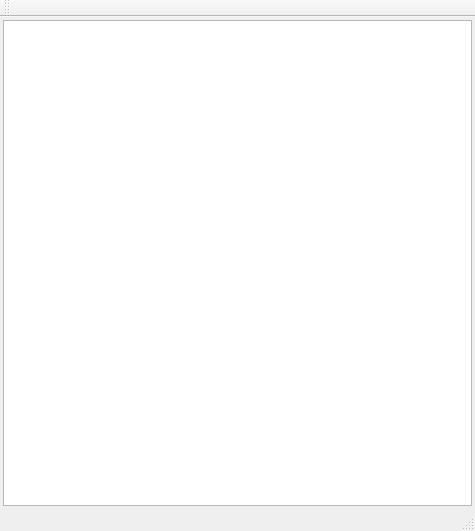
<?xml version="1.0" encoding="UTF-8"?>
<ui version="4.0">
 <class>SpinnerWindow</class>
 <widget class="QMainWindow" name="SpinnerWindow">
  <property name="geometry">
   <rect>
    <x>0</x>
    <y>0</y>
    <width>475</width>
    <height>531</height>
   </rect>
  </property>
  <property name="windowTitle">
   <string>SpinnerWindow</string>
  </property>
  <widget class="QWidget" name="centralWidget">
   <layout class="QVBoxLayout" name="verticalLayout">
    <property name="spacing">
     <number>3</number>
    </property>
    <property name="leftMargin">
     <number>3</number>
    </property>
    <property name="topMargin">
     <number>3</number>
    </property>
    <property name="rightMargin">
     <number>3</number>
    </property>
    <property name="bottomMargin">
     <number>3</number>
    </property>
    <item>
     <widget class="QListWidget" name="listWidget">
      <property name="alternatingRowColors">
       <bool>true</bool>
      </property>
      <property name="sortingEnabled">
       <bool>true</bool>
      </property>
     </widget>
    </item>
   </layout>
  </widget>
  <widget class="QMenuBar" name="menuBar">
   <property name="geometry">
    <rect>
     <x>0</x>
     <y>0</y>
     <width>475</width>
     <height>21</height>
    </rect>
   </property>
  </widget>
  <widget class="QToolBar" name="mainToolBar">
   <attribute name="toolBarArea">
    <enum>TopToolBarArea</enum>
   </attribute>
   <attribute name="toolBarBreak">
    <bool>false</bool>
   </attribute>
  </widget>
  <widget class="QStatusBar" name="statusBar"/>
 </widget>
 <layoutdefault spacing="6" margin="11"/>
 <resources/>
 <connections/>
</ui>
